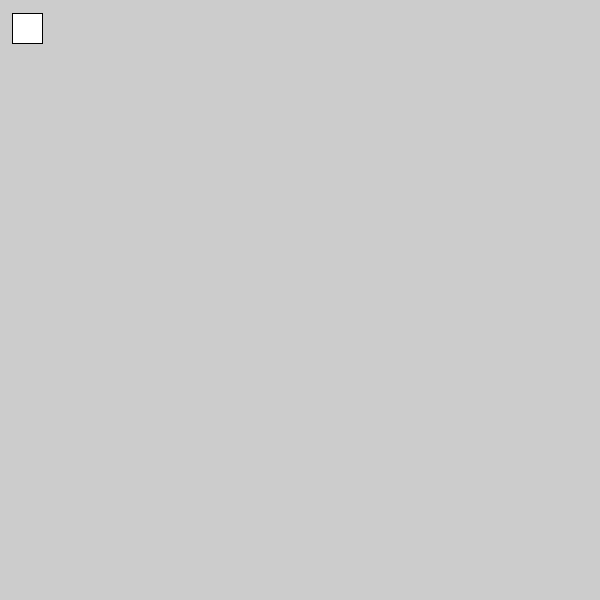
Frame 1 (no input)
Frame 60 (the mouse pressed at the canvas centre just before this capture): identical to frame 1, image omitted
Frame 120 (the mouse held since frame 60 and released just before this capture): identical to frame 1, image omitted

The Processing sketch that drew this single still picture (run headless with seeded random() and noise(); from frame 60 on, the mouse is pressed at the canvas centre):

// Processing sketch: PacmanClient
// ── PacmanClient.pde
Pacman p;
boolean back = false; 
void setup(){
  size (600, 600); 
  p = new Pacman(); 
}
void draw(){
  p.draw(); 
  
  //if (back == false && p.getXLocation() < width - 40){
  // p.move(); 
  //}
  //else if (back == false) {
  //  p.yLoc = p.yLoc + 50;
  //  back = true; 
  //}
  //if (back == true && p.getXLocation() > 40){
  //  p.move2();
  //}
  //else if (back == true){
  // back = false;  
  // p.yLoc = p.yLoc + 50;
  //}
}

void keyPressed() {
  if (key == CODED) {
    if (keyCode == RIGHT) {
      println("right"); 
      clear(); 
      p.move(); 
    }
    if (keyCode == LEFT) {
      println("right"); 
      clear(); 
      p.move2(); 
    }
    if (keyCode == DOWN) {
      println("right"); 
      clear(); 
      p.move3(); 
    }
    if (keyCode == UP) {
      println("right"); 
      clear(); 
      p.move4(); 
    }
  }
}

// ── Ghost.pde
public class Ghost {
  //class constants
  private static final int STEP_SIZE = 5; 
  //class variables
  //object variables 
  int xLoc = width/2 + 100;
  int yLoc = height - 50;

  //three constructors: empty, primary key, secondary key

  //getters and setters
  public int getXLocation() {
    return this.xLoc;
  }

  public int getYLocation() {
    return this.yLoc;
  }

  public void draw() {
    noStroke();
    //blinky
    fill(200, 50, 50); 
    ellipse(xLoc + 15, yLoc, 30, 30); 
    rect(xLoc, yLoc, 30, 30);
    //clyde 
    fill (#FFAA00); 
    //ellipse 
    
  }
  public void move() {
    this.xLoc = this.xLoc + STEP_SIZE;
  }

  public void move2() {
    this.xLoc = this.xLoc - STEP_SIZE;
  }

  public void move3() {
    this.yLoc = this.yLoc + STEP_SIZE;
  }

  public void move4() {
    this.yLoc = this.yLoc - STEP_SIZE;
  }
}
// ── Pacman.pde
public class Pacman {
  //class constants
  private static final int STEP_SIZE = 10; 
  //class variables
  //object variables 
  int xLoc = 12;
  int yLoc = 13;

  //three constructors: empty, primary key, secondary key

  //getters and setters
  public int getXLocation(){
  return this.xLoc; 
  }

  //verbs; things you can do to your class/object

  //toString()

  //.equals()

  public void draw() {
    fill(255); 
    rect(xLoc, yLoc, 30, 30);
  }
  public void move() {
    this.xLoc = this.xLoc + STEP_SIZE;
  }
  
  public void move2() {
    this.xLoc = this.xLoc - STEP_SIZE;
  }
  
  public void move3() {
    this.yLoc = this.yLoc + STEP_SIZE;
  }
 
  public void move4() {
    this.yLoc = this.yLoc - STEP_SIZE;
  }
}
